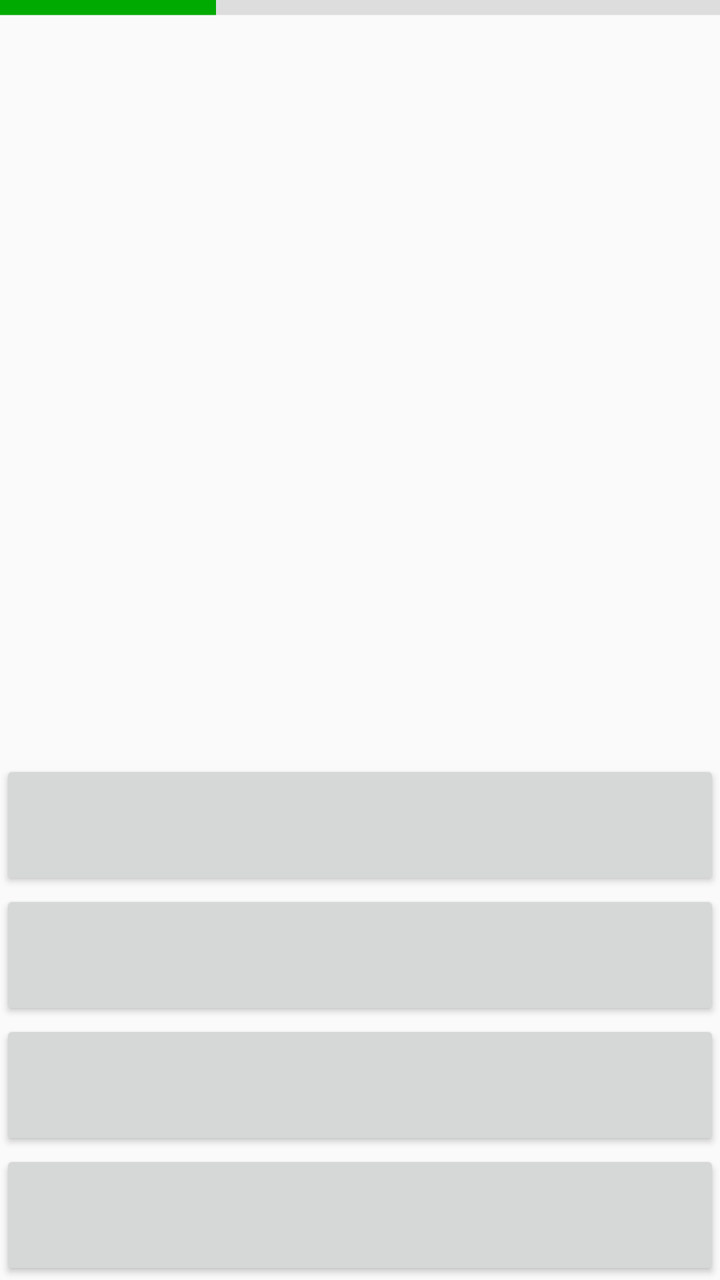
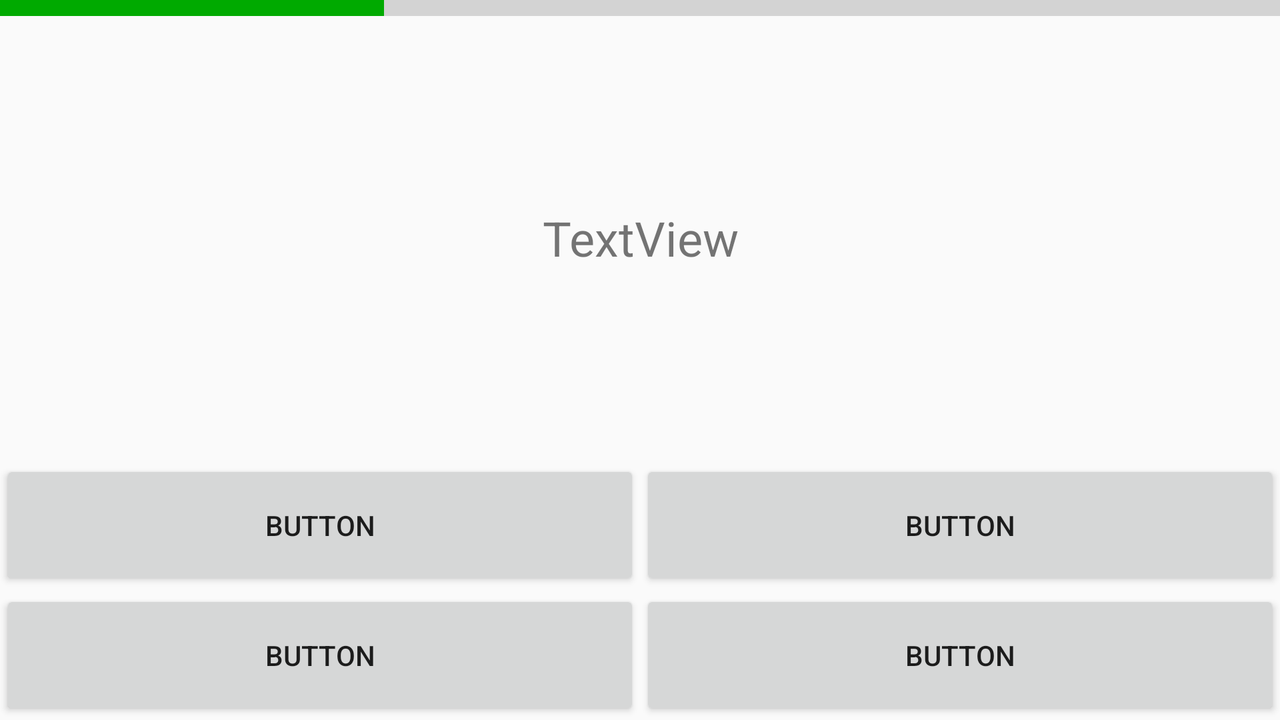

The same Android screen from two of the app's own layout files: first res/layout/ as a phone draws it, then the repository's variant for another configuration, drawn on a device whose configuration selects that folder. Both files follow.
<!-- AndroidManifest.xml: application theme AppTheme -->
<!-- res/layout/activity_question_select.xml -->
<?xml version="1.0" encoding="utf-8"?>
<LinearLayout xmlns:android="http://schemas.android.com/apk/res/android"
    android:layout_width="match_parent"
    android:layout_height="match_parent"
    android:orientation="vertical">

    <ProgressBar
        android:id="@+id/questionProgressBar"
        style="@android:style/Widget.ProgressBar.Horizontal"
        android:layout_width="match_parent"
        android:layout_height="5dp"
        android:layout_gravity="center"
        android:max="10000"
        android:progress="3000"
        android:progressDrawable="@drawable/progress_bar_color_time"
        android:scaleY="2" />

    <TextView
        android:id="@+id/questionTextView"
        android:layout_width="match_parent"
        android:layout_height="0dp"
        android:layout_margin="20dp"
        android:layout_weight="1"
        android:gravity="center"
        android:textAlignment="center"
        android:textSize="24sp" />

    <Button
        android:id="@+id/answerBtn1"
        android:layout_width="match_parent"
        android:layout_height="65dp"
        android:onClick="answerOnClick"/>

    <Button
        android:id="@+id/answerBtn2"
        android:layout_width="match_parent"
        android:layout_height="65dp"
        android:onClick="answerOnClick"/>

    <Button
        android:id="@+id/answerBtn3"
        android:layout_width="match_parent"
        android:layout_height="65dp"
        android:onClick="answerOnClick"/>

    <Button
        android:id="@+id/answerBtn4"
        android:layout_width="match_parent"
        android:layout_height="65dp"
        android:onClick="answerOnClick"/>
</LinearLayout>
<!-- resources referenced by this layout -->
<resources>
  <!-- drawable progress_bar_color_time (drawable) -->
  <?xml version="1.0" encoding="utf-8"?>
  <layer-list xmlns:tools="http://schemas.android.com/tools"
      xmlns:android="http://schemas.android.com/apk/res/android"
      tools:ignore="MissingDefaultResource">
  
      <item android:id="@android:id/background">
          <shape>
              <solid
                  android:angle="270"
                  android:color="#DDDDDD"/>
          </shape>
      </item>
  
      <item android:id="@android:id/progress">
          <clip>
              <shape>
                  <solid
                      android:angle="270"
                      android:color="#00AA00"/>
              </shape>
          </clip>
      </item>
  
  </layer-list>
  <style name="AppTheme" parent="Theme.AppCompat.Light.DarkActionBar">
          
          <item name="colorPrimary">@color/sportColor</item>
          <item name="colorPrimaryDark">#484848</item>
          <item name="colorAccent">@color/white</item>
  
      </style>
  <color name="sportColor">#00AAAA</color>
  <color name="white">#fff</color>
</resources>
<!-- res/layout-land/activity_question_select.xml (the repository's variant of the layout above) -->
<!-- drawn on the phone turned sideways -->
<?xml version="1.0" encoding="utf-8"?>
<LinearLayout xmlns:android="http://schemas.android.com/apk/res/android"
    android:orientation="vertical" android:layout_width="match_parent"
    android:layout_height="match_parent"
    android:weightSum="1">

    <ProgressBar
        android:id="@+id/questionProgressBar"
        style="?android:attr/progressBarStyleHorizontal"
        android:layout_width="match_parent"
        android:layout_height="8dp"
        android:layout_gravity="center"
        android:max="10000"
        android:progress="3000"
        android:progressTint="#00aa00"
        android:scaleY="2" />

    <TextView
        android:id="@+id/questionTextView"
        android:layout_width="match_parent"
        android:layout_height="wrap_content"
        android:layout_weight="1"
        android:gravity="center"
        android:layout_margin="20dp"
        android:text="TextView"
        android:textAlignment="center"
        android:textSize="24sp"
        />

    <TableLayout
        android:layout_width="match_parent"
        android:layout_height="wrap_content"
       >

        <TableRow>

            <Button
                android:id="@+id/answerBtn1"
                android:layout_width="wrap_content"
                android:layout_height="65dp"
                android:layout_weight="1"
                android:onClick="answerOnClick"
                android:text="Button" />

            <Button
                android:id="@+id/answerBtn2"
                android:layout_width="wrap_content"
                android:layout_height="65dp"
                android:layout_weight="1"
                android:onClick="answerOnClick"
                android:text="Button" />
        </TableRow>

        <TableRow>

            <Button
                android:id="@+id/answerBtn3"
                android:layout_width="match_parent"
                android:layout_height="65dp"
                android:layout_weight="1"
                android:onClick="answerOnClick"
                android:text="Button" />

            <Button
                android:id="@+id/answerBtn4"
                android:layout_width="match_parent"
                android:layout_height="65dp"
                android:layout_weight="1"
                android:onClick="answerOnClick"
                android:text="Button" />
        </TableRow>

    </TableLayout>
</LinearLayout>
<!-- resources referenced by the variant -->
<!-- as the phone turned sideways resolves them -->
<resources>
  <style name="AppTheme" parent="Theme.AppCompat.Light.DarkActionBar">
          
          <item name="colorPrimary">@color/sportColor</item>
          <item name="colorPrimaryDark">#484848</item>
          <item name="colorAccent">@color/white</item>
  
      </style>
  <color name="sportColor">#00AAAA</color>
  <color name="white">#fff</color>
</resources>
